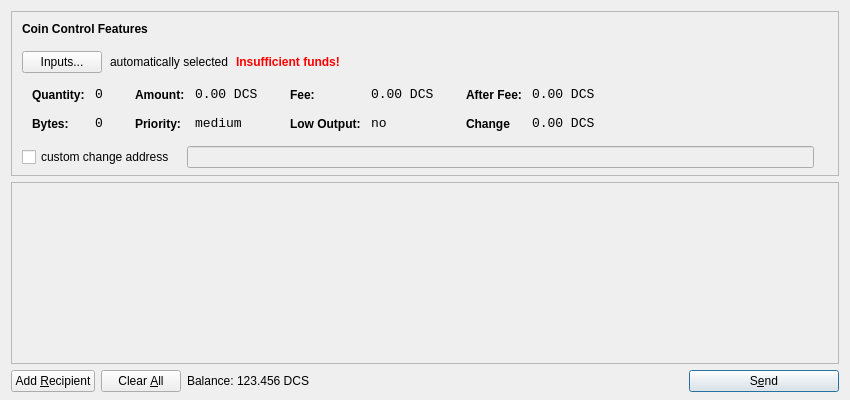
<?xml version="1.0" encoding="UTF-8"?>
<ui version="4.0">
 <class>SendCoinsDialog</class>
 <widget class="QDialog" name="SendCoinsDialog">
  <property name="geometry">
   <rect>
    <x>0</x>
    <y>0</y>
    <width>850</width>
    <height>400</height>
   </rect>
  </property>
  <property name="windowTitle">
   <string>Send Coins</string>
  </property>
  <layout class="QVBoxLayout" name="verticalLayout" stretch="0,1,0">
   <property name="bottomMargin">
    <number>8</number>
   </property>
   <item>
    <widget class="QFrame" name="frameCoinControl">
     <property name="sizePolicy">
      <sizepolicy hsizetype="Expanding" vsizetype="Expanding">
       <horstretch>0</horstretch>
       <verstretch>0</verstretch>
      </sizepolicy>
     </property>
     <property name="maximumSize">
      <size>
       <width>16777215</width>
       <height>16777215</height>
      </size>
     </property>
     <property name="frameShape">
      <enum>QFrame::StyledPanel</enum>
     </property>
     <property name="frameShadow">
      <enum>QFrame::Sunken</enum>
     </property>
     <layout class="QVBoxLayout" name="verticalLayoutCoinControl2">
      <property name="spacing">
       <number>-1</number>
      </property>
      <property name="leftMargin">
       <number>0</number>
      </property>
      <property name="topMargin">
       <number>0</number>
      </property>
      <property name="rightMargin">
       <number>0</number>
      </property>
      <property name="bottomMargin">
       <number>6</number>
      </property>
      <item>
       <layout class="QVBoxLayout" name="verticalLayoutCoinControl" stretch="0,0,0,0,1">
        <property name="spacing">
         <number>0</number>
        </property>
        <property name="leftMargin">
         <number>10</number>
        </property>
        <property name="topMargin">
         <number>10</number>
        </property>
        <item>
         <layout class="QHBoxLayout" name="horizontalLayoutCoinControl1">
          <property name="bottomMargin">
           <number>15</number>
          </property>
          <item>
           <widget class="QLabel" name="labelCoinControlFeatures">
            <property name="sizePolicy">
             <sizepolicy hsizetype="Preferred" vsizetype="Maximum">
              <horstretch>0</horstretch>
              <verstretch>0</verstretch>
             </sizepolicy>
            </property>
            <property name="font">
             <font>
              <weight>75</weight>
              <bold>true</bold>
             </font>
            </property>
            <property name="styleSheet">
             <string notr="true">font-weight:bold;</string>
            </property>
            <property name="text">
             <string>Coin Control Features</string>
            </property>
           </widget>
          </item>
         </layout>
        </item>
        <item>
         <layout class="QHBoxLayout" name="horizontalLayoutCoinControl2" stretch="0,0,0,0">
          <property name="spacing">
           <number>8</number>
          </property>
          <property name="bottomMargin">
           <number>10</number>
          </property>
          <item>
           <widget class="QPushButton" name="pushButtonCoinControl">
            <property name="styleSheet">
             <string notr="true"/>
            </property>
            <property name="text">
             <string>Inputs...</string>
            </property>
           </widget>
          </item>
          <item>
           <widget class="QLabel" name="labelCoinControlAutomaticallySelected">
            <property name="text">
             <string>automatically selected</string>
            </property>
            <property name="margin">
             <number>5</number>
            </property>
           </widget>
          </item>
          <item>
           <widget class="QLabel" name="labelCoinControlInsuffFunds">
            <property name="font">
             <font>
              <weight>75</weight>
              <bold>true</bold>
             </font>
            </property>
            <property name="styleSheet">
             <string notr="true">color:red;font-weight:bold;</string>
            </property>
            <property name="text">
             <string>Insufficient funds!</string>
            </property>
            <property name="margin">
             <number>5</number>
            </property>
           </widget>
          </item>
          <item>
           <spacer name="horizontalSpacerCoinControl">
            <property name="orientation">
             <enum>Qt::Horizontal</enum>
            </property>
            <property name="sizeHint" stdset="0">
             <size>
              <width>40</width>
              <height>1</height>
             </size>
            </property>
           </spacer>
          </item>
         </layout>
        </item>
        <item>
         <widget class="QWidget" name="widgetCoinControl" native="true">
          <property name="sizePolicy">
           <sizepolicy hsizetype="Preferred" vsizetype="Preferred">
            <horstretch>0</horstretch>
            <verstretch>0</verstretch>
           </sizepolicy>
          </property>
          <property name="minimumSize">
           <size>
            <width>0</width>
            <height>0</height>
           </size>
          </property>
          <property name="styleSheet">
           <string notr="true"/>
          </property>
          <layout class="QHBoxLayout" name="horizontalLayoutCoinControl5">
           <property name="margin">
            <number>0</number>
           </property>
           <item>
            <layout class="QHBoxLayout" name="horizontalLayoutCoinControl3" stretch="0,0,0,1">
             <property name="spacing">
              <number>20</number>
             </property>
             <property name="topMargin">
              <number>0</number>
             </property>
             <property name="bottomMargin">
              <number>10</number>
             </property>
             <item>
              <layout class="QFormLayout" name="formLayoutCoinControl1">
               <property name="horizontalSpacing">
                <number>10</number>
               </property>
               <property name="verticalSpacing">
                <number>14</number>
               </property>
               <property name="leftMargin">
                <number>10</number>
               </property>
               <property name="topMargin">
                <number>4</number>
               </property>
               <property name="rightMargin">
                <number>6</number>
               </property>
               <item row="0" column="0">
                <widget class="QLabel" name="labelCoinControlQuantityText">
                 <property name="styleSheet">
                  <string notr="true">font-weight:bold;</string>
                 </property>
                 <property name="text">
                  <string>Quantity:</string>
                 </property>
                 <property name="margin">
                  <number>0</number>
                 </property>
                </widget>
               </item>
               <item row="0" column="1">
                <widget class="QLabel" name="labelCoinControlQuantity">
                 <property name="font">
                  <font>
                   <family>Monospace</family>
                   <pointsize>10</pointsize>
                  </font>
                 </property>
                 <property name="cursor">
                  <cursorShape>IBeamCursor</cursorShape>
                 </property>
                 <property name="contextMenuPolicy">
                  <enum>Qt::ActionsContextMenu</enum>
                 </property>
                 <property name="text">
                  <string>0</string>
                 </property>
                 <property name="margin">
                  <number>0</number>
                 </property>
                 <property name="textInteractionFlags">
                  <set>Qt::LinksAccessibleByMouse|Qt::TextSelectableByKeyboard|Qt::TextSelectableByMouse</set>
                 </property>
                </widget>
               </item>
               <item row="1" column="0">
                <widget class="QLabel" name="labelCoinControlBytesText">
                 <property name="styleSheet">
                  <string notr="true">font-weight:bold;</string>
                 </property>
                 <property name="text">
                  <string>Bytes:</string>
                 </property>
                </widget>
               </item>
               <item row="1" column="1">
                <widget class="QLabel" name="labelCoinControlBytes">
                 <property name="font">
                  <font>
                   <family>Monospace</family>
                   <pointsize>10</pointsize>
                  </font>
                 </property>
                 <property name="cursor">
                  <cursorShape>IBeamCursor</cursorShape>
                 </property>
                 <property name="contextMenuPolicy">
                  <enum>Qt::ActionsContextMenu</enum>
                 </property>
                 <property name="text">
                  <string>0</string>
                 </property>
                 <property name="textInteractionFlags">
                  <set>Qt::LinksAccessibleByMouse|Qt::TextSelectableByKeyboard|Qt::TextSelectableByMouse</set>
                 </property>
                </widget>
               </item>
              </layout>
             </item>
             <item>
              <layout class="QFormLayout" name="formLayoutCoinControl2">
               <property name="horizontalSpacing">
                <number>10</number>
               </property>
               <property name="verticalSpacing">
                <number>14</number>
               </property>
               <property name="leftMargin">
                <number>6</number>
               </property>
               <property name="topMargin">
                <number>4</number>
               </property>
               <property name="rightMargin">
                <number>6</number>
               </property>
               <item row="0" column="0">
                <widget class="QLabel" name="labelCoinControlAmountText">
                 <property name="styleSheet">
                  <string notr="true">font-weight:bold;</string>
                 </property>
                 <property name="text">
                  <string>Amount:</string>
                 </property>
                 <property name="margin">
                  <number>0</number>
                 </property>
                </widget>
               </item>
               <item row="0" column="1">
                <widget class="QLabel" name="labelCoinControlAmount">
                 <property name="font">
                  <font>
                   <family>Monospace</family>
                   <pointsize>10</pointsize>
                  </font>
                 </property>
                 <property name="cursor">
                  <cursorShape>IBeamCursor</cursorShape>
                 </property>
                 <property name="contextMenuPolicy">
                  <enum>Qt::ActionsContextMenu</enum>
                 </property>
                 <property name="text">
                  <string>0.00 DCS</string>
                 </property>
                 <property name="textInteractionFlags">
                  <set>Qt::LinksAccessibleByMouse|Qt::TextSelectableByKeyboard|Qt::TextSelectableByMouse</set>
                 </property>
                </widget>
               </item>
               <item row="1" column="0">
                <widget class="QLabel" name="labelCoinControlPriorityText">
                 <property name="styleSheet">
                  <string notr="true">font-weight:bold;</string>
                 </property>
                 <property name="text">
                  <string>Priority:</string>
                 </property>
                </widget>
               </item>
               <item row="1" column="1">
                <widget class="QLabel" name="labelCoinControlPriority">
                 <property name="font">
                  <font>
                   <family>Monospace</family>
                   <pointsize>10</pointsize>
                  </font>
                 </property>
                 <property name="cursor">
                  <cursorShape>IBeamCursor</cursorShape>
                 </property>
                 <property name="contextMenuPolicy">
                  <enum>Qt::ActionsContextMenu</enum>
                 </property>
                 <property name="text">
                  <string>medium</string>
                 </property>
                 <property name="textInteractionFlags">
                  <set>Qt::LinksAccessibleByMouse|Qt::TextSelectableByKeyboard|Qt::TextSelectableByMouse</set>
                 </property>
                </widget>
               </item>
              </layout>
             </item>
             <item>
              <layout class="QFormLayout" name="formLayoutCoinControl3">
               <property name="horizontalSpacing">
                <number>10</number>
               </property>
               <property name="verticalSpacing">
                <number>14</number>
               </property>
               <property name="leftMargin">
                <number>6</number>
               </property>
               <property name="topMargin">
                <number>4</number>
               </property>
               <property name="rightMargin">
                <number>6</number>
               </property>
               <item row="0" column="0">
                <widget class="QLabel" name="labelCoinControlFeeText">
                 <property name="styleSheet">
                  <string notr="true">font-weight:bold;</string>
                 </property>
                 <property name="text">
                  <string>Fee:</string>
                 </property>
                 <property name="margin">
                  <number>0</number>
                 </property>
                </widget>
               </item>
               <item row="0" column="1">
                <widget class="QLabel" name="labelCoinControlFee">
                 <property name="font">
                  <font>
                   <family>Monospace</family>
                   <pointsize>10</pointsize>
                  </font>
                 </property>
                 <property name="cursor">
                  <cursorShape>IBeamCursor</cursorShape>
                 </property>
                 <property name="contextMenuPolicy">
                  <enum>Qt::ActionsContextMenu</enum>
                 </property>
                 <property name="text">
                  <string>0.00 DCS</string>
                 </property>
                 <property name="textInteractionFlags">
                  <set>Qt::LinksAccessibleByMouse|Qt::TextSelectableByKeyboard|Qt::TextSelectableByMouse</set>
                 </property>
                </widget>
               </item>
               <item row="1" column="0">
                <widget class="QLabel" name="labelCoinControlLowOutputText">
                 <property name="styleSheet">
                  <string notr="true">font-weight:bold;</string>
                 </property>
                 <property name="text">
                  <string>Low Output:</string>
                 </property>
                </widget>
               </item>
               <item row="1" column="1">
                <widget class="QLabel" name="labelCoinControlLowOutput">
                 <property name="font">
                  <font>
                   <family>Monospace</family>
                   <pointsize>10</pointsize>
                  </font>
                 </property>
                 <property name="cursor">
                  <cursorShape>IBeamCursor</cursorShape>
                 </property>
                 <property name="contextMenuPolicy">
                  <enum>Qt::ActionsContextMenu</enum>
                 </property>
                 <property name="text">
                  <string>no</string>
                 </property>
                 <property name="textInteractionFlags">
                  <set>Qt::LinksAccessibleByMouse|Qt::TextSelectableByKeyboard|Qt::TextSelectableByMouse</set>
                 </property>
                </widget>
               </item>
              </layout>
             </item>
             <item>
              <layout class="QFormLayout" name="formLayoutCoinControl4">
               <property name="horizontalSpacing">
                <number>10</number>
               </property>
               <property name="verticalSpacing">
                <number>14</number>
               </property>
               <property name="leftMargin">
                <number>6</number>
               </property>
               <property name="topMargin">
                <number>4</number>
               </property>
               <property name="rightMargin">
                <number>6</number>
               </property>
               <item row="0" column="0">
                <widget class="QLabel" name="labelCoinControlAfterFeeText">
                 <property name="styleSheet">
                  <string notr="true">font-weight:bold;</string>
                 </property>
                 <property name="text">
                  <string>After Fee:</string>
                 </property>
                 <property name="margin">
                  <number>0</number>
                 </property>
                </widget>
               </item>
               <item row="0" column="1">
                <widget class="QLabel" name="labelCoinControlAfterFee">
                 <property name="font">
                  <font>
                   <family>Monospace</family>
                   <pointsize>10</pointsize>
                  </font>
                 </property>
                 <property name="cursor">
                  <cursorShape>IBeamCursor</cursorShape>
                 </property>
                 <property name="contextMenuPolicy">
                  <enum>Qt::ActionsContextMenu</enum>
                 </property>
                 <property name="text">
                  <string>0.00 DCS</string>
                 </property>
                 <property name="textInteractionFlags">
                  <set>Qt::LinksAccessibleByMouse|Qt::TextSelectableByKeyboard|Qt::TextSelectableByMouse</set>
                 </property>
                </widget>
               </item>
               <item row="1" column="0">
                <widget class="QLabel" name="labelCoinControlChangeText">
                 <property name="styleSheet">
                  <string notr="true">font-weight:bold;</string>
                 </property>
                 <property name="text">
                  <string>Change</string>
                 </property>
                </widget>
               </item>
               <item row="1" column="1">
                <widget class="QLabel" name="labelCoinControlChange">
                 <property name="font">
                  <font>
                   <family>Monospace</family>
                   <pointsize>10</pointsize>
                  </font>
                 </property>
                 <property name="cursor">
                  <cursorShape>IBeamCursor</cursorShape>
                 </property>
                 <property name="contextMenuPolicy">
                  <enum>Qt::ActionsContextMenu</enum>
                 </property>
                 <property name="text">
                  <string>0.00 DCS</string>
                 </property>
                 <property name="textInteractionFlags">
                  <set>Qt::LinksAccessibleByMouse|Qt::TextSelectableByKeyboard|Qt::TextSelectableByMouse</set>
                 </property>
                </widget>
               </item>
              </layout>
             </item>
            </layout>
           </item>
          </layout>
         </widget>
        </item>
        <item>
         <layout class="QHBoxLayout" name="horizontalLayoutCoinControl4" stretch="0,0,0">
          <property name="spacing">
           <number>12</number>
          </property>
          <property name="sizeConstraint">
           <enum>QLayout::SetDefaultConstraint</enum>
          </property>
          <property name="topMargin">
           <number>5</number>
          </property>
          <property name="rightMargin">
           <number>5</number>
          </property>
          <item>
           <widget class="QCheckBox" name="checkBoxCoinControlChange">
            <property name="text">
             <string>custom change address</string>
            </property>
           </widget>
          </item>
          <item>
           <widget class="QLineEdit" name="lineEditCoinControlChange">
            <property name="enabled">
             <bool>false</bool>
            </property>
            <property name="sizePolicy">
             <sizepolicy hsizetype="Expanding" vsizetype="Fixed">
              <horstretch>0</horstretch>
              <verstretch>0</verstretch>
             </sizepolicy>
            </property>
           </widget>
          </item>
          <item>
           <widget class="QLabel" name="labelCoinControlChangeLabel">
            <property name="sizePolicy">
             <sizepolicy hsizetype="Preferred" vsizetype="Expanding">
              <horstretch>0</horstretch>
              <verstretch>0</verstretch>
             </sizepolicy>
            </property>
            <property name="minimumSize">
             <size>
              <width>0</width>
              <height>0</height>
             </size>
            </property>
            <property name="text">
             <string/>
            </property>
            <property name="margin">
             <number>3</number>
            </property>
           </widget>
          </item>
         </layout>
        </item>
        <item>
         <spacer name="verticalSpacerCoinControl">
          <property name="orientation">
           <enum>Qt::Vertical</enum>
          </property>
          <property name="sizeHint" stdset="0">
           <size>
            <width>800</width>
            <height>1</height>
           </size>
          </property>
         </spacer>
        </item>
       </layout>
      </item>
     </layout>
    </widget>
   </item>
   <item>
    <widget class="QScrollArea" name="scrollArea">
     <property name="widgetResizable">
      <bool>true</bool>
     </property>
     <widget class="QWidget" name="scrollAreaWidgetContents">
      <property name="geometry">
       <rect>
        <x>0</x>
        <y>0</y>
        <width>830</width>
        <height>165</height>
       </rect>
      </property>
      <layout class="QVBoxLayout" name="verticalLayout_2">
       <property name="margin">
        <number>0</number>
       </property>
       <item>
        <layout class="QVBoxLayout" name="entries">
         <property name="spacing">
          <number>6</number>
         </property>
        </layout>
       </item>
       <item>
        <spacer name="verticalSpacer">
         <property name="orientation">
          <enum>Qt::Vertical</enum>
         </property>
         <property name="sizeHint" stdset="0">
          <size>
           <width>20</width>
           <height>40</height>
          </size>
         </property>
        </spacer>
       </item>
      </layout>
     </widget>
    </widget>
   </item>
   <item>
    <layout class="QHBoxLayout" name="horizontalLayout">
     <item>
      <widget class="QPushButton" name="addButton">
       <property name="toolTip">
        <string>Send to multiple recipients at once</string>
       </property>
       <property name="text">
        <string>Add &amp;Recipient</string>
       </property>
       <property name="icon">
        <iconset resource="../bitcoin.qrc">
         <normaloff>:/icons/add</normaloff>:/icons/add</iconset>
       </property>
       <property name="autoDefault">
        <bool>false</bool>
       </property>
      </widget>
     </item>
     <item>
      <widget class="QPushButton" name="clearButton">
       <property name="sizePolicy">
        <sizepolicy hsizetype="Minimum" vsizetype="Fixed">
         <horstretch>0</horstretch>
         <verstretch>0</verstretch>
        </sizepolicy>
       </property>
       <property name="toolTip">
        <string>Remove all transaction fields</string>
       </property>
       <property name="text">
        <string>Clear &amp;All</string>
       </property>
       <property name="icon">
        <iconset resource="../bitcoin.qrc">
         <normaloff>:/icons/remove</normaloff>:/icons/remove</iconset>
       </property>
       <property name="autoRepeatDelay">
        <number>300</number>
       </property>
       <property name="autoDefault">
        <bool>false</bool>
       </property>
      </widget>
     </item>
     <item>
      <layout class="QHBoxLayout" name="horizontalLayout_2">
       <property name="spacing">
        <number>3</number>
       </property>
       <item>
        <widget class="QLabel" name="label">
         <property name="sizePolicy">
          <sizepolicy hsizetype="Preferred" vsizetype="Fixed">
           <horstretch>0</horstretch>
           <verstretch>0</verstretch>
          </sizepolicy>
         </property>
         <property name="text">
          <string>Balance:</string>
         </property>
        </widget>
       </item>
       <item>
        <widget class="QLabel" name="labelBalance">
         <property name="sizePolicy">
          <sizepolicy hsizetype="Preferred" vsizetype="Fixed">
           <horstretch>0</horstretch>
           <verstretch>0</verstretch>
          </sizepolicy>
         </property>
         <property name="cursor">
          <cursorShape>IBeamCursor</cursorShape>
         </property>
         <property name="text">
          <string>123.456 DCS</string>
         </property>
         <property name="textInteractionFlags">
          <set>Qt::LinksAccessibleByMouse|Qt::TextSelectableByKeyboard|Qt::TextSelectableByMouse</set>
         </property>
        </widget>
       </item>
      </layout>
     </item>
     <item>
      <spacer name="horizontalSpacer">
       <property name="orientation">
        <enum>Qt::Horizontal</enum>
       </property>
       <property name="sizeHint" stdset="0">
        <size>
         <width>40</width>
         <height>20</height>
        </size>
       </property>
      </spacer>
     </item>
     <item>
      <widget class="QPushButton" name="sendButton">
       <property name="minimumSize">
        <size>
         <width>150</width>
         <height>0</height>
        </size>
       </property>
       <property name="toolTip">
        <string>Confirm the send action</string>
       </property>
       <property name="text">
        <string>S&amp;end</string>
       </property>
       <property name="icon">
        <iconset resource="../bitcoin.qrc">
         <normaloff>:/icons/send</normaloff>:/icons/send</iconset>
       </property>
       <property name="default">
        <bool>true</bool>
       </property>
      </widget>
     </item>
    </layout>
   </item>
  </layout>
 </widget>
 <resources>
  <include location="../bitcoin.qrc"/>
 </resources>
 <connections/>
</ui>
